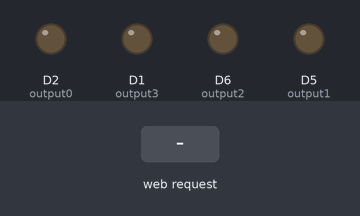
Recording of a sketch running on a simulated ESP8266 (NodeMCU). Parts: output pins drawn as LEDs (lit = HIGH). The test bench sets the inputs (shaded band). WiFi joins after 1.5 s; servers stay silent unless stated; what the sketch prints to the serial monitor is not drawn.

Above: at 2.7 s.
2.8 s: HTTP request GET /4/on received
At 4.0 s:
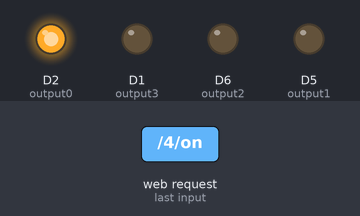
4.3 s: HTTP request GET /14/on received
At 5.4 s:
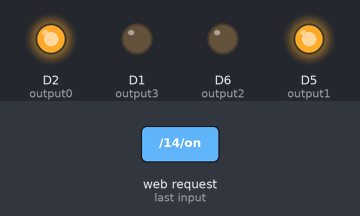
5.8 s: HTTP request GET /4/off received
At 6.6 s:
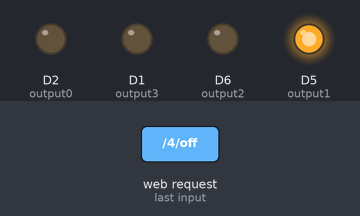
7.3 s: HTTP request GET /12/on received
At 7.7 s:
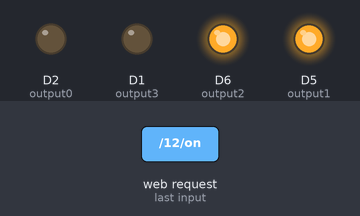
8.8 s: HTTP request GET /14/off received
At 10.0 s:
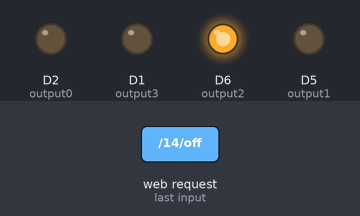
10.3 s: HTTP request GET /5/on received
At 11.1 s:
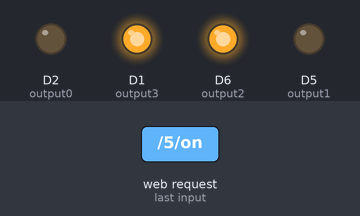
Timing chart, 0 to 12.8 s (numbered marks = the images above; inputs shaded):
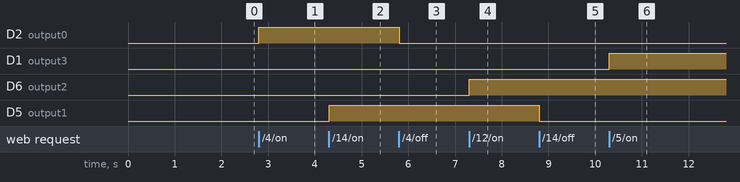

Measured:
- after the input at 2.8 s, D2 (output0): LOW → HIGH at once
- after the input at 4.3 s, D5 (output1): LOW → HIGH at once
- after the input at 5.8 s, D2 (output0): HIGH → LOW at once
- after the input at 7.3 s, D6 (output2): LOW → HIGH at once
- after the input at 8.8 s, D5 (output1): HIGH → LOW at once
- after the input at 10.3 s, D1 (output3): LOW → HIGH at once

The sketch:

home_automation_using_html.ino
```cpp
#include <ESP8266WiFi.h>

// Replace with your network credentials
const char* ssid     = "Pixal6a";   //wifi name
const char* password = "qwerty123456";      //wifi password

// Set web server port number to 80
WiFiServer server(80);

// Variable to store the HTTP request
String header;

// Auxiliar variables to store the current output state
String output0State = "off";
String output1State = "off";
String output2State = "off";
String output3State = "off";

// Assign output variables to GPIO pins
const int output0 = D2;     //GPIO4
const int output1 = D5;     //GPIO14
const int output2 = D6;     //GPIO12
const int output3 = D1;     //GPIO5

void setup() {
  Serial.begin(9600);
  // Initialize the output variables as outputs
  pinMode(output0, OUTPUT);
  pinMode(output1, OUTPUT);
  pinMode(output2, OUTPUT);
  pinMode(output3, OUTPUT);

  // Set outputs to LOW
  digitalWrite(output0, LOW);
  digitalWrite(output1, LOW);
  digitalWrite(output2, LOW);
  digitalWrite(output3, LOW);

  // Connect to Wi-Fi network with SSID and password
  Serial.print("Connecting to ");
  Serial.println(ssid);
  WiFi.begin(ssid, password);
  while (WiFi.status() != WL_CONNECTED) {
    delay(500);
    Serial.print(".");
  }
  // Print local IP address and start web server
  Serial.println("");
  Serial.println("WiFi connected.");
  Serial.println("IP address: ");
  Serial.println(WiFi.localIP());
  server.begin();
}

void loop()
{
  WiFiClient client = server.available();   // Listen for incoming clients
  if (client)
  {                             // If a new client connects,
    Serial.println("New Client.");          // print a message out in the serial port
    String currentLine = "";                // make a String to hold incoming data from the client
    while (client.connected()) {            // loop while the client's connected
      if (client.available()) {             // if there's bytes to read from the client,
        char c = client.read();             // read a byte, then
        Serial.write(c);                    // print it out the serial monitor
        header += c;
        if (c == '\n') {                    // if the byte is a newline character
          // if the current line is blank, you got two newline characters in a row.
          // that's the end of the client HTTP request, so send a response:
          if (currentLine.length() == 0) {
            // HTTP headers always start with a response code (e.g. HTTP/1.1 200 OK)
            // and a content-type so the client knows what's coming, then a blank line:
            client.println("HTTP/1.1 200 OK");
            client.println("Content-type:text/html");
            client.println("Connection: close");
            client.println();

            // turns the GPIOs on and off
            if (header.indexOf("GET /4/on") >= 0)
            {
              Serial.println("GPIO 4 on");
              output0State = "on";
              digitalWrite(output0, HIGH);
            }
            else if (header.indexOf("GET /4/off") >= 0)
            {
              Serial.println("GPIO 4 off");
              output0State = "off";
              digitalWrite(output0, LOW);
            }


            // turns the GPIOs on and off
            else if (header.indexOf("GET /14/on") >= 0)
            {
              Serial.println("GPIO 14 on");
              output1State = "on";
              digitalWrite(output1, HIGH);
            }
            else if (header.indexOf("GET /14/off") >= 0)
            {
              Serial.println("GPIO 14 off");
              output1State = "off";
              digitalWrite(output1, LOW);
            }


            // turns the GPIOs on and off
            else if (header.indexOf("GET /12/on") >= 0)
            {
              Serial.println("GPIO 12 on");
              output2State = "on";
              digitalWrite(output2, HIGH);
            }
            else if (header.indexOf("GET /12/off") >= 0)
            {
              Serial.println("GPIO 12 off");
              output2State = "off";
              digitalWrite(output2, LOW);
            }


            // turns the GPIOs on and off
            else if (header.indexOf("GET /5/on") >= 0)
            {
              Serial.println("GPIO 5 on");
              output3State = "on";
              digitalWrite(output3, HIGH);
            }
            else if (header.indexOf("GET /5/off") >= 0)
            {
              Serial.println("GPIO 5 off");
              output3State = "off";
              digitalWrite(output3, LOW);
            }


            // Display the HTML web page
            client.println("<!DOCTYPE html><html>");
            client.println("<head><meta name=\"viewport\" content=\"width=device-width, initial-scale=1\">");
            client.println("<link rel=\"icon\" href=\"data:,\">");
            // CSS to style the on/off buttons
            // Feel free to change the background-color and font-size attributes to fit your preferences
            client.println("<style>html { font-family: Helvetica; display: inline-block; margin: 0px auto; text-align: center;}");
            client.println(".button { background-color: #195B6A; border: none; color: white; padding: 16px 40px;");
            client.println("text-decoration: none; font-size: 30px; margin: 2px; cursor: pointer;}");
            client.println(".button2 {background-color: #77878A;}</style></head>");

            // Web Page Heading
            client.println("<body><h1>Home Automation</h1>");
             client.println("<body><h2>using Local Web Server</h2>");

            // Display current state, and ON/OFF buttons for GPIO 4
            client.println("<p>GPIO 4 - State " + output0State + "</p>");
            // If the output0State is off, it displays the ON button
            if (output0State == "off") {
              client.println("<p><a href=\"/4/on\"><button class=\"button\">ON</button></a></p>");
            } else {
              client.println("<p><a href=\"/4/off\"><button class=\"button button2\">OFF</button></a></p>");
            }


            // Display current state, and ON/OFF buttons for GPIO 14
            client.println("<p>GPIO 14 - State " + output1State + "</p>");
            // If the output1State is off, it displays the ON button
            if (output1State == "off") {
              client.println("<p><a href=\"/14/on\"><button class=\"button\">ON</button></a></p>");
            } else {
              client.println("<p><a href=\"/14/off\"><button class=\"button button2\">OFF</button></a></p>");
            }

            // Display current state, and ON/OFF buttons for GPIO 12
            client.println("<p>GPIO 12 - State " + output2State + "</p>");
            // If the output2State is off, it displays the ON button
            if (output2State == "off") {
              client.println("<p><a href=\"/12/on\"><button class=\"button\">ON</button></a></p>");
            } else {
              client.println("<p><a href=\"/12/off\"><button class=\"button button2\">OFF</button></a></p>");
            }


            // Display current state, and ON/OFF buttons for GPIO 5
            client.println("<p>GPIO 5 - State " + output3State + "</p>");
            // If the output3State is off, it displays the ON button
            if (output3State == "off") {
              client.println("<p><a href=\"/5/on\"><button class=\"button\">ON</button></a></p>");
            } else {
              client.println("<p><a href=\"/5/off\"><button class=\"button button2\">OFF</button></a></p>");
            }


            client.println("</body></html>");

            // The HTTP response ends with another blank line
            client.println();
            // Break out of the while loop
            break;
          } else { // if you got a newline, then clear currentLine
            currentLine = "";
          }
        } else if (c != '\r') {  // if you got anything else but a carriage return character,
          currentLine += c;      // add it to the end of the currentLine
        }
      }
    }
    // Clear the header variable
    header = "";
    // Close the connection
    client.stop();
    Serial.println("Client disconnected.");
    Serial.println("");
  }
}
```
